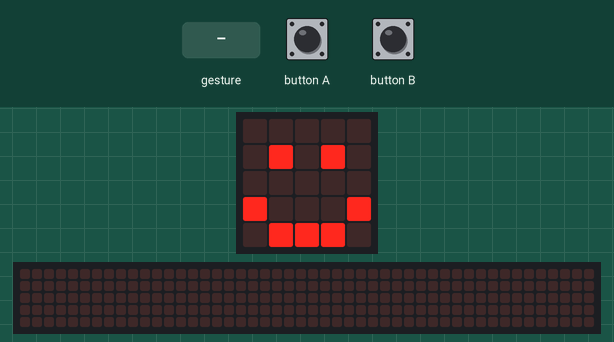
A program run on a simulated BBC micro:bit (MakeCode). Parts: the board's 5×5 LED display, a strip that is not on the board, showing the scrolling text unrolled. Inputs (shaded band) come from the test bench. Random numbers come from a fixed seed; a tilt is held for 1.5 s and a shake lasts 1 s, then the board lies face up again; the 48×5 strip is a reading aid, not a part: it shows the text the display is scrolling, unrolled, one strip-width of it at a time.

Above: at 1.8 s.
1.9 s: button B pressed for 0.15 s
At 2.12 s:
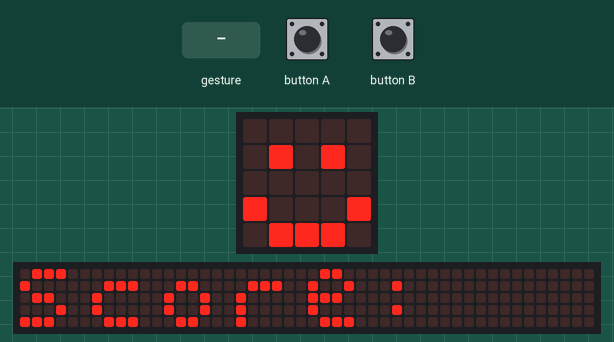
2.6 s: gesture 'shake'
At 2.95 s:
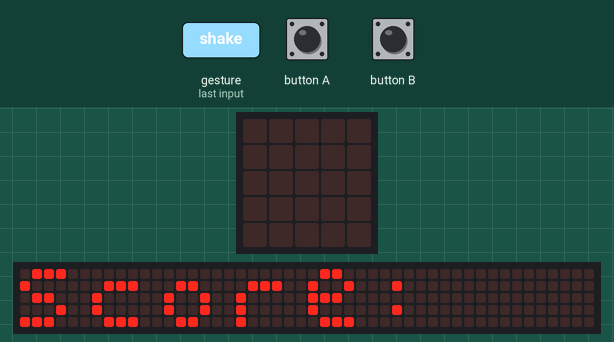
4.9 s: button A pressed for 0.15 s
5.6 s: button B pressed for 0.15 s
At 11.12 s:
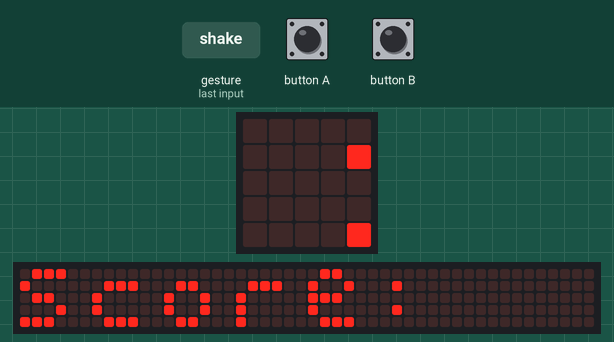
14.2 s: gesture 'shake'
At 18.9 s:
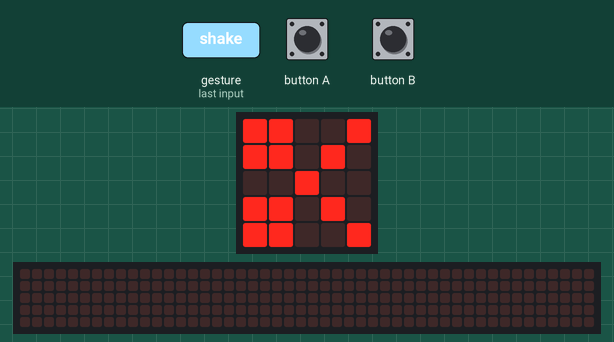

The program:

main.ts
```typescript
// (licence header left out)
// variables
let randomNumber: number = -1
let score: number = 0

//clear screen
basic.clearScreen()
basic.showIcon(IconNames.Happy)

//shake
input.onGesture(Gesture.Shake, function () {

    randomNumber = randint(0, 2)
    basic.clearScreen()

    // if rock
    if (randomNumber == 0) {
        basic.showIcon(IconNames.SmallSquare)
    }

    // if paper
    if (randomNumber == 1) {
        basic.showIcon(IconNames.Square)
    }

// if scissors
    if (randomNumber == 2) {
        basic.showIcon(IconNames.Scissors)
    }

    basic.pause(5000)
    basic.clearScreen()
})

//button a
input.onButtonPressed(Button.A, function () {
    score = score + 1
    basic.showIcon(IconNames.Yes)
    basic.pause(500)
    basic.clearScreen()
    basic.showIcon(IconNames.Happy)
})

//button b
input.onButtonPressed(Button.B, function () {
    basic.showString("Score:")
    basic.showNumber(score)
    basic.pause(500)
    basic.clearScreen()
    basic.showIcon(IconNames.Happy)
})
```

Measured:
- after the input at 1.9 s, the display: changes after 0.15 s (image 1)
- what the display in image 4 shows lasts 0.5 s, from 18.6 s to 19.1 s
